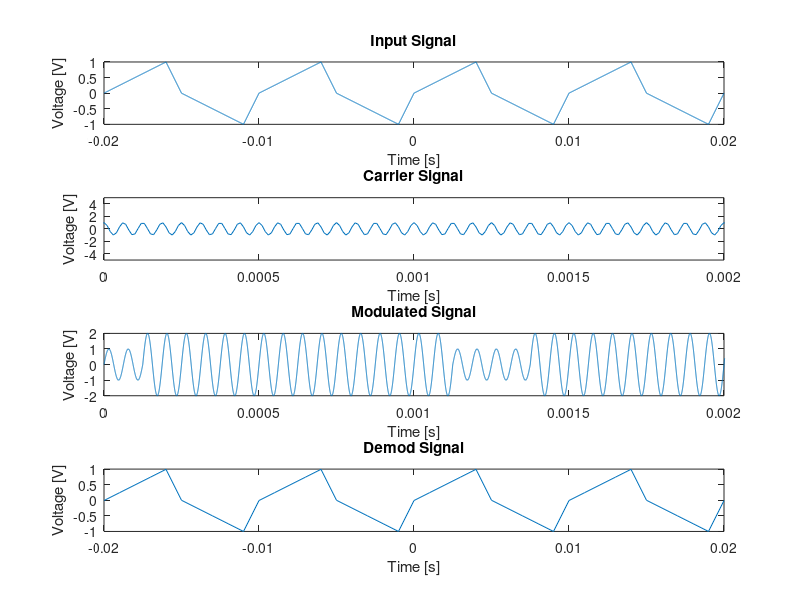

Here is the MATLAB script that generated this plot:
%Author: Thomas Mindenhall 
%May 2 2018 
%Metropolitan State University of Denver
%Electrial Engineering Technology Dept.

clear;
clc;

%using Exp formatting because it has been working well for digital
load data_2.mat t y;    %our data file from analog EXP form


%INITIALIZE DIGITIZATION%
deltax = 2^(-(8));      %how many  bits/levels
deltaxMax = 1-deltax;   %peak level 
digital_s = [];         %create arrays for our digital values             
digital_time = [];
fc = 16000;                 %Carrier Freq (Cant use 10khz for digital)
delta = 1.25e-7;            %Step Levels
fm = 1/0.01;                %Mod Freq and T0
fs=328000/.041;             %Sample Size
carrier = cos(2*pi*fc*t);   %Carrier Signal
delta = 1.25e-7;
time_bit_stream = 0:delta:1.25e-4-delta;
time_shift_key = 0:delta:0.041-delta;
value_bit = [];
value_bit_low=1*sin(2*pi*fc*time_bit_stream);%sin(wt)
value_bit_high=2*sin(2*pi*fc*time_bit_stream);%2sin(wt)

%fill the array with our values
for i=1:100:4001        
    digital_time = [digital_time,t(i)];
    digital_s = [digital_s,((y(i)+1)/2)*deltaxMax];
end

%NORMALIZE THE VALUES%

for i=1:41
    digital_s(i) = round(digital_s(i)/deltax); 
end


%CONVERT TO BINARY SIGNAL%

bit_stream = [];        %make a binary array
for i=1:41
     bit_stream = [bit_stream,dec2bin(digital_s(i),8)];
end
time_bit_stream(1:1000) = 1;
value_bit_stream = [];              %find the value of the bit stream
low=0*time_bit_stream;              %comparitors
high=1*time_bit_stream;
for i=1:328             %compare
    if bit_stream(i)=='1';
        value_bit_stream = [value_bit_stream,high];
    else
        value_bit_stream = [value_bit_stream,low];
    end
end


for i=1:328%000
    if bit_stream(i)=='1';
        value_bit = [value_bit,value_bit_high];
    else
        value_bit = [value_bit,value_bit_low];
    end
end

demod_bit_stream = [];
for i = 126:1000:327126
    if value_bit(i)==1
        demod_bit_stream = [demod_bit_stream,0];
    else
        demod_bit_stream = [demod_bit_stream,1];
    end
end

% we now have a demodulated bit string demod_bit_stream
value_demod_bit_stream = [];
for i=1:328
    if demod_bit_stream(i)==1;
        value_demod_bit_stream = [value_demod_bit_stream,high];
    else
        value_demod_bit_stream = [value_demod_bit_stream,low];
    end
end

% we now have a signal representing the bit string value_demod_bit_stream
r_x=[];
for i=1:41
    for n=1:8
        r_x = [r_x,num2str(demod_bit_stream(8*(i-1)+n))];
    end
    m(i)=bin2dec(r_x);
    r_x = [];
end
%Final Signal
return_signal = [];
 for i=1:41
     return_signal(i) = (m(i)/128)-1;%128 = 2^n \ 2
 end
%PLOTTING THE RESULTS%%
subplot(4,1,1)
plot(t,y);
title('Input Signal');
xlabel('Time [s]')
ylabel('Voltage [V]')

subplot(4,1,2)
plot(t,carrier)
title('Carrier Signal')
axis([0 2e-3 -5 5])
xlabel('Time [s]')
ylabel('Voltage [V]')

subplot(4,1,3)
plot(time_shift_key,value_bit);
axis([0 2e-3 -2 2]);
title('Modulated Signal');
xlabel('Time [s]');
ylabel('Voltage [V]');

subplot(4,1,4)
plot(digital_time,return_signal)
title('Demod Signal')
xlabel('Time [s]')
ylabel('Voltage [V]')
